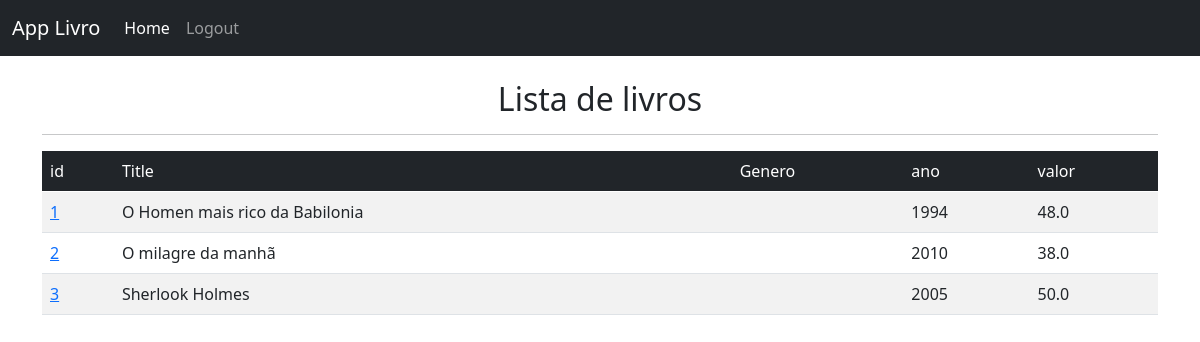
The app's page / (signed in), older data.
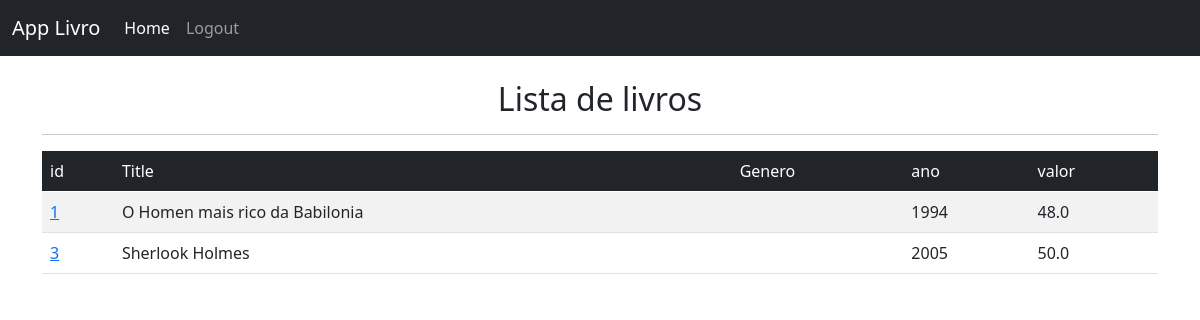
The same page, newer data.
### livraria/models.py (models this page shows, shortened)
class Book(models.Model):
    created_at = models.DateTimeField(auto_now_add=True)
    title= models.CharField(max_length=50)
    description = models.CharField(max_length=200)
    year = models.IntegerField()
    genre = models.CharField(max_length=30)
    value = models.FloatField()

### livraria/views.py (the view)
# urls.py: path('', home, name='home'),
def home(request):
    books = Book.objects.all()
    if request.method == "POST":
        username = request.POST['usuario']
        password = request.POST['senha']
        user = authenticate(
            request,
            username=username,
            password=password
        )
        if user is not None:
            login(request, user)
            messages.success(request,
                "Login realizado com sucesso!")
            return redirect('home')
        else:
            messages.error(request,
                "Erro na autenticação. Tente novamente!")
            return redirect('home')
    else:
        return render(request, 'home.html', {'books':books})

### livraria/templates/home.html (shortened to what this page needs)
{% extends 'base.html' %}
{% block content %}
    {% if user.is_authenticated %}
        <h2 class="text-center">Lista de livros</h2>
        <hr>
        <table class="table table-striped table-border table-hover">
            <thead class="table-dark">
                <tr>
                    <td> id </td>
                    <td> Title </td>
                    <td> Genero </td>
                    <td> ano </td>
                    <td> valor </td>
                </tr>
            </thead>
            <tbody>
                {% if books %}
                    {% for book in books %}
                        <tr>
                            <td ><a href="{% url 'book' book.id %}"> {{book.id}}</a> </td>
                            <td> {{book.title}} </td>
                            <td> {{book.Genre}} </td>
                            <td> {{book.year}} </td>
                            <td> {{book.value}} </td>
                    {% endfor %}
                {% endif%}
                        </tr>
            </tbody>
        </table>
    {% endif %}
{% endblock %}

### livraria/templates/base.html (shortened to what this page needs)
<!doctype html>
<html lang="en">
  <head>
    <link href="https://cdn.jsdelivr.net/npm/bootstrap@5.0.2/dist/css/bootstrap.min.css" rel="stylesheet">
    </head>
  <body>
    {% include 'navbar.html' %}
    <div class="container">
      <br>
        {% block content %}
        {% endblock %}
    </div>
    </body>
</html>

### livraria/templates/navbar.html (shortened to what this page needs)
<nav class="navbar navbar-expand-lg navbar-dark bg-dark">
    <div class="container-fluid">
        <a class="navbar-brand" href="{% url 'home'%}">App Livro</a>
        <div class="collapse navbar-collapse" id="navbarSupportedContent">
            <ul class="navbar-nav me-auto mb-2 mb-lg-0">
                <li class="nav-item">
                    <a class="nav-link active" aria-current="page" href="#">Home</a>
                </li>
                {% if user.is_authenticated %}
            <li class="nav-item">
                <a class="nav-link" href="{% url 'logout' %}">Logout</a>
            </li>
            {% endif %}
        </ul>
        </div>
    </div>
</nav>

Row changes from the older to the newer data that the page shows:
removed Book: id "2", title "O milagre da manhã", year "2010", value "38.0"
